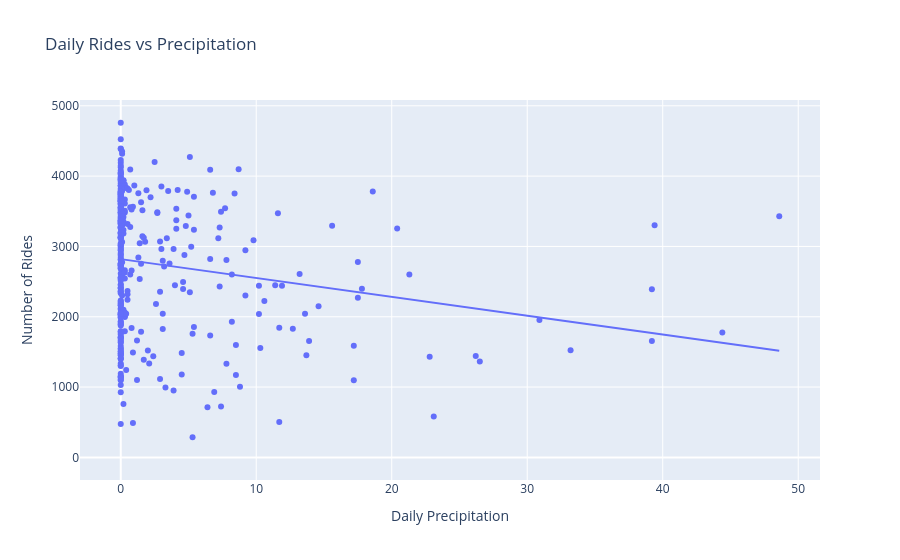

The notebook cell saved with this chart:
### Markdown cell above
#### Rides and Precipitation

### Code cell
fig = px.scatter(
    bike_weather_daily,
    x="precipitation_sum",
    y="number_of_rides",
    trendline="ols",
    title="Daily Rides vs Precipitation"
)

fig.update_layout(
    xaxis_title="Daily Precipitation",
    yaxis_title="Number of Rides"
)

fig.show()

### Figure 1 — Plotly figure (JSON) as saved in the notebook; plotly's stock layout.template omitted (floating-point values rounded to 4 significant figures; data arrays with more than 128 entries replaced by an {"elided": "..."} marker saying what was removed)
{"data": [{"hovertemplate": "precipitation_sum=%{x}<br>number_of_rides=%{y}<extra></extra>", "legendgroup": "", "marker": {"color": "#636efa", "symbol": "circle"}, "mode": "markers", "name": "", "orientation": "v", "showlegend": false, "type": "scatter", "x": {"elided": "366 float values"}, "xaxis": "x", "y": {"elided": "366 int values"}, "yaxis": "y"}, {"hovertemplate": "<b>OLS trendline</b><br>number_of_rides = -26.803 * precipitation_sum + 2819.56<br>R<sup>2</sup>=0.038025<br><br>precipitation_sum=%{x}<br>number_of_rides=%{y} <b>(trend)</b><extra></extra>", "legendgroup": "", "marker": {"color": "#636efa", "symbol": "circle"}, "mode": "lines", "name": "", "showlegend": false, "type": "scatter", "x": {"elided": "365 float values"}, "xaxis": "x", "y": {"elided": "365 float values"}, "yaxis": "y"}], "layout": {"legend": {"tracegroupgap": 0}, "title": {"text": "Daily Rides vs Precipitation"}, "xaxis": {"anchor": "y", "domain": [0, 1], "title": {"text": "Daily Precipitation"}}, "yaxis": {"anchor": "x", "domain": [0, 1], "title": {"text": "Number of Rides"}}}}
